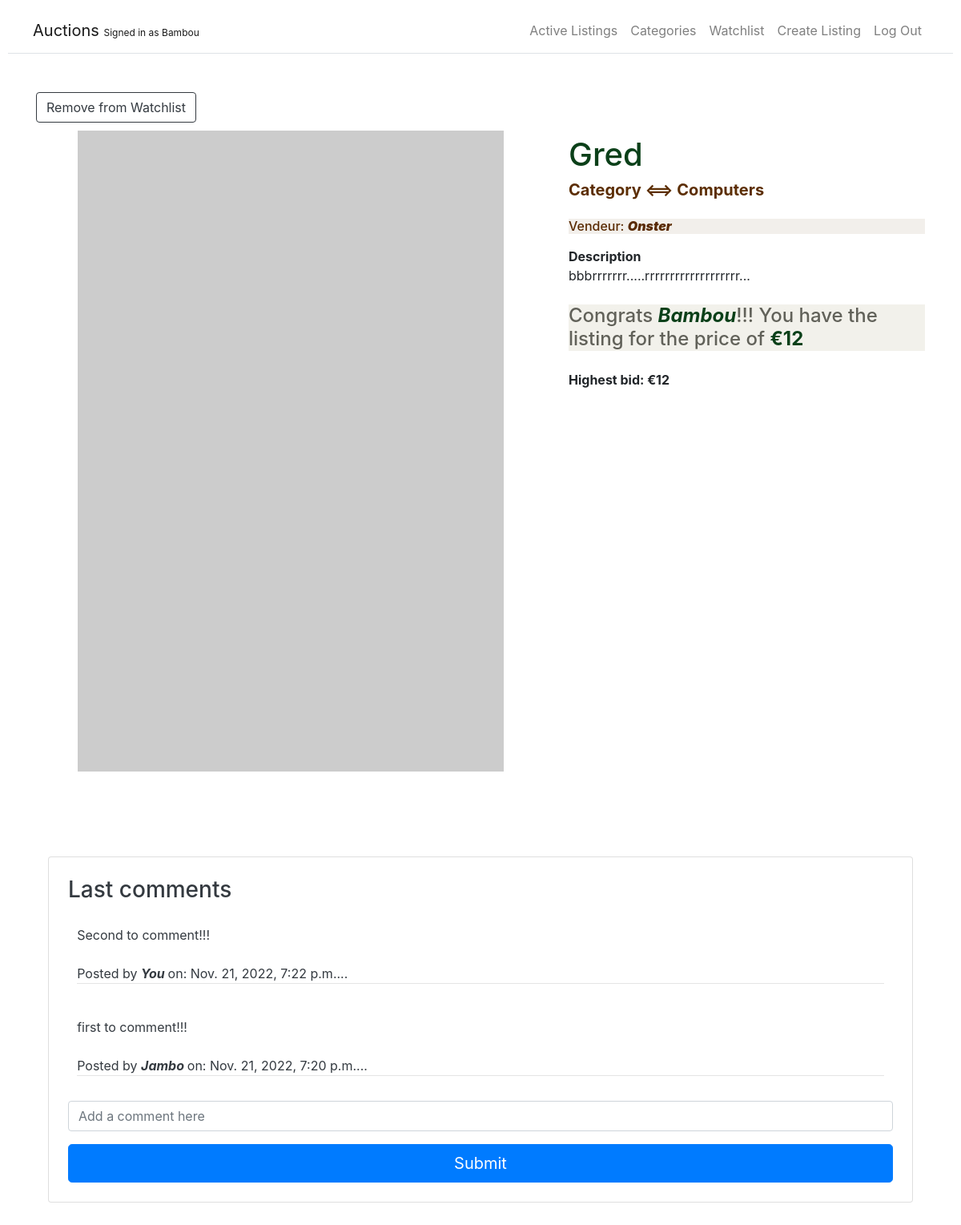
Screenshot of /listing/gred/ (signed in) with the database file from the repository.
### auctions/models.py (models this page shows, shortened)
class User(AbstractUser):
    pass

class Listing(models.Model):
    category = models.CharField(max_length=40)
    owner = models.ForeignKey(User, on_delete=models.CASCADE, related_name='listing_owner')
    title = models.CharField(max_length=255)
    description = models.TextField(blank=True)
    image = models.URLField(default='https://picsum.photos/id/532/800/500')
    slug = models.SlugField(max_length=255)
    price = models.PositiveIntegerField(null=True, blank=True)
    latest_bid = models.PositiveIntegerField(null=True, blank=True)
    is_active = models.BooleanField(default=True)
    created_on = models.DateTimeField(auto_now_add=True)
    watching = models.ManyToManyField(User, related_name='watchlist', blank=True)
    winner = models.ForeignKey(User, on_delete=models.CASCADE, null=True, blank=True)
    class Meta:
        verbose_name_plural = 'listings'

class Comment(models.Model):
    user = models.ForeignKey(User, on_delete=models.CASCADE)
    listing = models.ForeignKey(Listing, on_delete=models.CASCADE, related_name='listing_comment')
    comment = models.TextField(max_length=500)
    date_posted = models.DateTimeField(default=timezone.now)

### auctions/views.py (the view)
# urls.py: path("listing/<slug:listing_slug>/", views.listing, name="listing"),
def listing(request, listing_slug):
    if not request.user.is_authenticated:
        return HttpResponseRedirect(reverse('login'))
    listing = get_object_or_404(Listing, slug=listing_slug)
    price = int(listing.price )
    if request.user in listing.watching.all():
        listing.is_watched = True
    else:
        listing.is_watched = False
    return render(request, 'auctions/listing.html', {
        'listing': listing,
        'title': listing.title,
        'image': listing.image,
        "category": Listing.objects.filter(category=listing.category),
        "latest_bid": Listing.objects.filter(latest_bid=listing.latest_bid),
        'price': price,
        'bid_form': BidForm(),
        'comments': listing.listing_comment.all().order_by('-date_posted'),
        'comment_form': CommentForm()
        })

### auctions/forms.py
class BidForm(ModelForm):
	bid = forms.CharField(label='', required=False, widget=forms.NumberInput(attrs={
		'class': 'form-control', 'placeholder': 'place your bid here'
		}))
	class Meta:
		model = Bid
		fields = ['bid']

class CommentForm(ModelForm):
	comment = forms.CharField(label='', widget=forms.TextInput(attrs={
		'class': 'form-control', 'placeholder': 'Add a comment here'
		}))
	class Meta:
		model = Comment
		fields = ['comment']

### auctions/templates/auctions/listing.html (shortened to what this page needs)
{% extends "auctions/layout.html" %}
{% load static %}
{% block body %}
<main class="my-5">
    <div class="container">
        <div class="row">
            <div class="col-md-6">
                <a class="btn btn-outline-dark mt-auto" href="{% url 'watch_edition' listing.slug %}">
                    {% if listing.is_watched %}
                        Remove from Watchlist
                    {% else %}
                        Add to Watchlist
                    {% endif %}
                </a>
            </div>
            <div class="col-md-7" style="padding:10px;">
                <img class="img-fluid mx-auto d-block"  alt="responsive image"
                src="https://picsum.photos/id/532/800/500">
            </div>
            <div class="col-md-5" >
                <h1 class="mt-3" style="text-decoration:none; color:#0b4019;">
                    {{ listing.title|capfirst }}
                </h1>
                <h5>
                    <a href="{% url  'category' listing.category  %}" style="text-decoration:none; color:#5c2e03;">
                        <strong>
                            Category <==> {{ listing.category|capfirst }}
                        </strong>
                    </a>
                </h5>
                <h6 class="mt-4" style="color:#592a02; background-color:#f2efeb;">
                    Vendeur:
                    <strong>
                        <em>
                            {% if listing.owner == user %}
                                <b>
                                    You
                                </b>
                            {% else %}
                                <b>
                                    {{ listing.owner|capfirst }}
                                </b>
                            {% endif %}
                        </em>
                    </strong>
                </h6>
                <p class="mt-3">
                    <div>
                        <b>
                            Description
                        </b>
                    </div>
                    {{ listing.description|slice:":80"|linebreaksbr }}...
                </p>
                    {% include 'auctions/bid.html' %}
            </div>
        </div>
        <section>
            {% include 'auctions/comment.html' %}
        </section>
    </div>
</main>
{% endblock %}

### auctions/templates/auctions/layout.html (shortened to what this page needs)
{% load static %}
<!DOCTYPE html>
<html lang="en">
    <head>
        <link rel="stylesheet" href="https://stackpath.bootstrapcdn.com/bootstrap/4.4.1/css/bootstrap.min.css">
        <link href="{% static 'auctions/styles.css' %}" rel="stylesheet">
    </head>
    <body>
        <header>
            <nav class="navbar navbar-expand-lg navbar-light bg-white border-bottom dropdown">
                <div class="container-fluid ">
                    <a class="navbar-brand" href="/">Auctions  {% if user.is_authenticated %}<small style="font-size: 0.600em;">
                        Signed in as {{user.username|capfirst}}</small>{% endif %}
                    </a>
                    <div class="collapse navbar-collapse justify-content-end" id="navbarSupportedContent">
                        <ul class="navbar-nav">
                            <li class="nav-item">
                                <a class="nav-link " href="{% url 'index' %}" aria-expanded="false">
                                Active Listings
                                </a>
                            </li>
                            {% if user.is_authenticated %}
                                <li class="nav-item">
                                    <a class="nav-link" href="{% url 'categories' %}">Categories</a>
                                </li>
                                <li class="nav-item">
                                    <a class="nav-link" href="{% url 'watchlist' %}">Watchlist</a>
                                </li>
                                <li class="nav-item">
                                    <a class="nav-link" href="{% url 'create' %}">Create Listing</a>
                                </li>
                                <li class="nav-item">
                                    <a class="nav-link" href="{% url 'logout' %}">Log Out</a>
                                </li>
                            {% endif %}
                        </ul>
                    </div>
                </div>
            </nav>
        </header>
        {% block body %}
        {% endblock %}
    </body>
</html>

### auctions/templates/auctions/bid.html (shortened to what this page needs)
<div class="mt-4" style="color:#616159;">
    {% if user.is_authenticated and listing.owner != user %}
        {% if request.user != listing.winner  and listing.is_active == True %}
            <div style="background-color:#f2efeb;">
                {% if listing.latest_bid %}
                    <b>
                        With €{{ listing.latest_bid }}, the front runner now is:
                    </b>
                    <strong>
                        <em>
                            {{listing.winner|capfirst}}
                        </em>
                    </strong>
                {% elif listing.price %}
                    <b>
                        There are no existing bids. Be the first to place one...
                    </b>
                {% endif %}
                <form action="{% url 'listing_bid' listing.slug  %}"
                 method="post" enctype="multipart/form-data">
                    {{ bid_form }}
                    {% csrf_token %}
                    <div class="mt-3">
                        <button type="Submit" class="btn btn-secondary" value="Submit bid">
                            Push It
                        </button>
                        {% if message %}
                            <strong>
                                {{ message }}
                                    {% if listing.latest_bid %}
                                        €{{ listing.latest_bid }}
                                    {% else  %}
                                        €{{ listing.price }}
                                    {% endif  %}
                            </strong>
                        {% endif %}
                    </div>
                </form>
            </div>
        {% elif request.user == listing.winner and listing.is_active == False %}
            <h4 style="background-color:#f2f1eb ;">
                <span>
                    Congrats <em style="color:#0b4019 ;"><b>{{ listing.winner|capfirst }}</b></em>!!!
                    You have the listing for the price of <b style="color:#0b4019 ;">€{{ listing.latest_bid }}</b>
                </span>
            </h4>
        {% endif %}
    {% else %}
        <a class="nav-link" href="{% url 'login' %}">
            Log In
        </a>
    {% endif %}
</div>
<div class="mt-4">
    {% if  listing.latest_bid > listing.price %}
        <b>
            Highest bid: €{{ listing.latest_bid }}
        </b>
    {% elif listing.price %}
        <b>
            Launch: €{{ listing.price }}
        </b>
    {% endif %}
</div>

### auctions/templates/auctions/comment.html (shortened to what this page needs)
<div class=" container my-5 py-5">
    <div class="row justify-content-center">
        <div class="col-md-12 col-lg-12">
            <div class="card text-dark">
                <div class="card-body p-4">
                    <h3 class="mb-3">
                        Last comments
                    </h3>
                    <div>
                        {% for comment in comments %}
                            <ul class="media list-unstyled">
                                <li class="media-body"  style="margin: 0.5rem; padding: 0.2rem;">
                                    <div class="mb-4" >
                                        <p class="mb-0">
                                            {{comment.comment}}
                                        </p>
                                    </div>
                                    <div class="fw-bold mb-1">
                                        Posted by
                                        <b>
                                            <em>
                                                {% if request.user == comment.user %}
                                                You
                                                {% elif request.user != comment.user %}
                                                {{ comment.user|capfirst}}
                                                {% endif %}
                                            </em>
                                        </b>
                                         on: {{comment.date_posted}}...
                                        <hr class="my-0"/>
                                    </div>
                                </li>
                            </ul>
                        {% empty %}
                            <p>
                                There are no comments for this post.
                            </p>
                        {% endfor %}
                    </div>
                    <div>
                        {% if user.is_authenticated %}
                            {% if listing.owner == user %}
                                <p>
                                    You cannot comment on your post.
                                </p>
                            {% else %}
                                <form action="{% url 'listing_comment' listing.slug %}" method="post">
                                    {{ comment_form.as_p }}
                                    <button type="submit" class="btn btn-primary btn-lg btn-block">
                                        Submit
                                    </button>
                                </form>
                            {% endif %}
                        {% else %}
                            <a class="nav-link" href="{% url 'login' %}">
                                Log In
                            </a>
                        {% endif %}
                    </div>
                </div>
            </div>
        </div>
    </div>
</div>

### auctions/static/auctions/styles.css (style rules this page uses)
body { padding: 10px; }

### rows the page displays
User: username "Bambou"
Listing: title "Gred", category "Computers", owner "Onster", description "bbbrrrrrrr.....rrrrrrrrrrrrrrrrrrr", winner "Bambou", latest_bid "12"
Comment: comment "Second to comment!!!", shows "You", date_posted "Nov. 21, 2022, 7:22 p.m."
Comment: comment "first to comment!!!", user "Jambo", date_posted "Nov. 21, 2022, 7:20 p.m."
